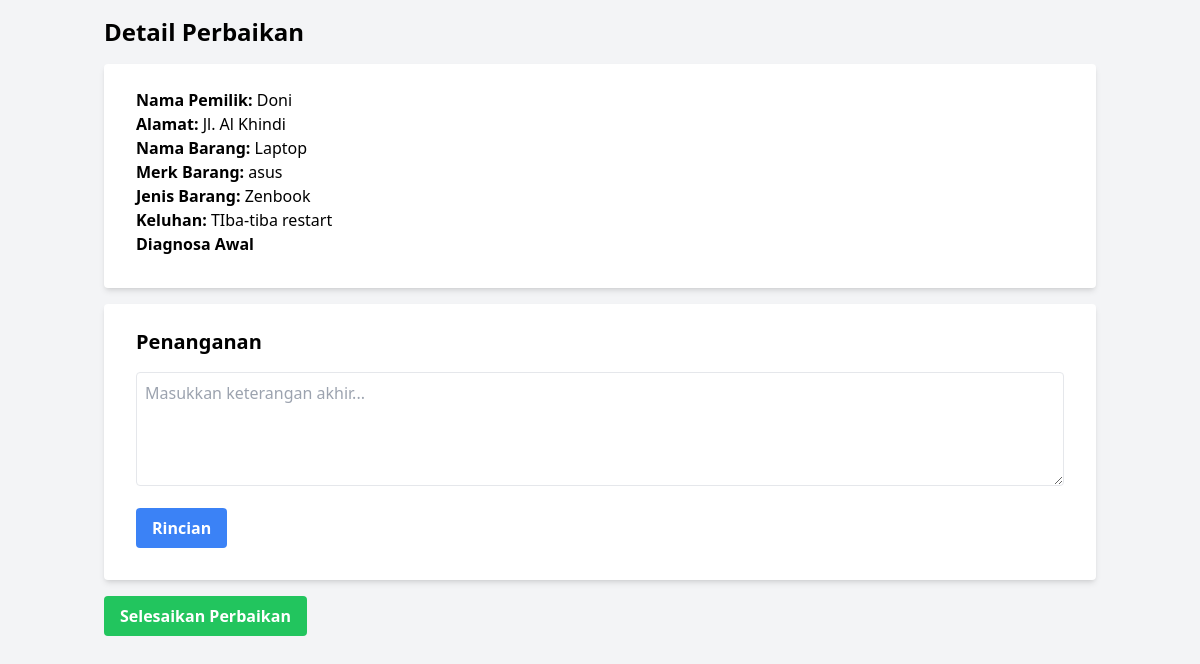
The page /html/detail.php?id=44 on the database as committed earlier.
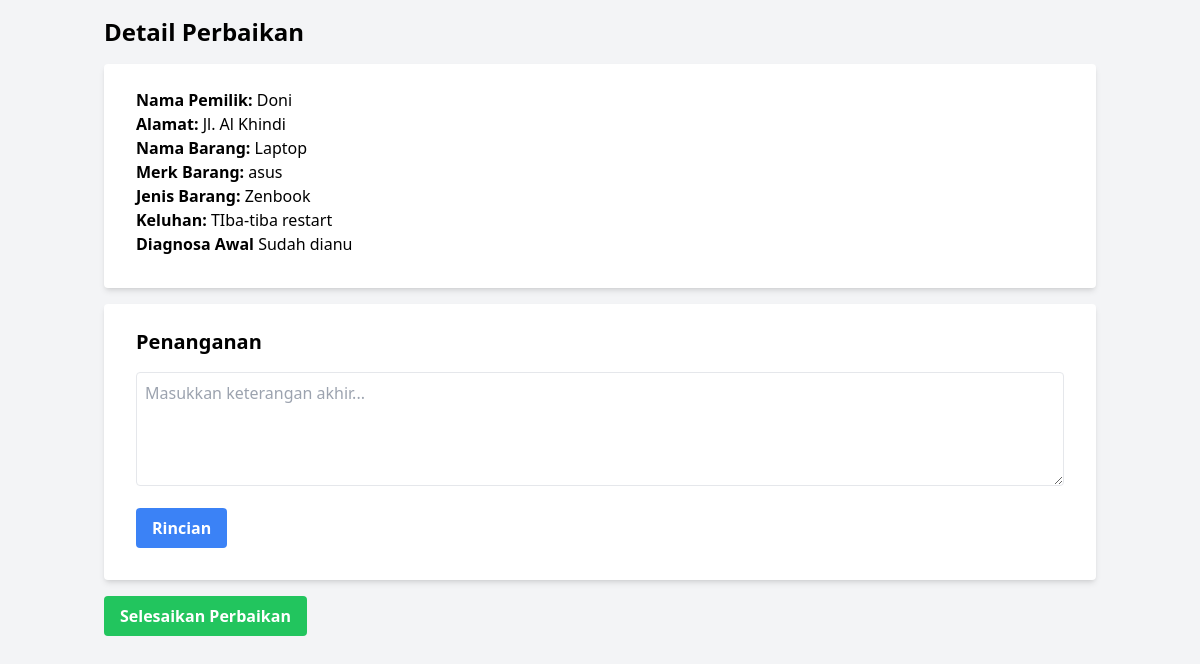
The same page on the database as committed later.
### tables this page shows
CREATE TABLE `barang` (
  `tanggal_input` datetime DEFAULT CURRENT_TIMESTAMP,
  `tanggal_selesai` datetime DEFAULT NULL,
  `nama_barang` varchar(100) NOT NULL,
  `jenis_barang` varchar(50) DEFAULT NULL,
  `merk_barang` varchar(50) DEFAULT NULL,
  `keluhan_barang` text,
  `id_pelanggan` int DEFAULT NULL,
  `status` enum('Belum Diperbaiki','Sedang Diperbaiki','Selesai Diperbaiki','') NOT NULL,
  `status_updated_at` timestamp NULL DEFAULT CURRENT_TIMESTAMP ON UPDATE CURRENT_TIMESTAMP,
  `ID_Service` int NOT NULL,
  `hubungi_kondisi` enum('Belum','Sudah') DEFAULT 'Belum',
  `hubungi_ambil` enum('Sudah','Belum') DEFAULT 'Belum',
  `diambil` enum('Sudah','Belum') DEFAULT 'Belum',
  `dibayar` enum('Sudah','Belum') DEFAULT 'Belum',
  `dikembalikan` enum('Sudah','Belum') NOT NULL DEFAULT 'Belum',
  `lunas` enum('Lunas','Belum') DEFAULT 'Belum'
);

CREATE TABLE `pelanggan` (
  `id_pelanggan` int NOT NULL,
  `nama` varchar(100) NOT NULL,
  `no_hp` varchar(20) NOT NULL,
  `alamat` varchar(20) NOT NULL
);

CREATE TABLE `detail_keluhan` (
  `id_keluhan` int NOT NULL,
  `keterangan_awal` text NOT NULL,
  `konfirmasi_keterangan` enum('Eksekusi','Jangan Dieksekusi') DEFAULT 'Jangan Dieksekusi',
  `keterangan_akhir` text NOT NULL,
  `id_user` int DEFAULT NULL,
  `kondisi` enum('bisa diperbaiki','tidak bisa diperbaiki') DEFAULT NULL,
  `ID_Service` int DEFAULT NULL
);

### html/detail.php (the view, shortened to what this page needs)
<?php
include "/laragon/www/FPPWEB/php/connect_db.php";
$serviceId = $_GET['id'];
$query = "SELECT b.*, p.nama AS nama_pemilik, p.alamat, p.no_hp, dk.keterangan_akhir, dk.keterangan_awal, dk.kondisi, u.nama AS nama_teknisi
          FROM barang b
          JOIN pelanggan p ON b.id_pelanggan = p.id_pelanggan
          LEFT JOIN detail_keluhan dk ON b.ID_Service = dk.ID_Service
          LEFT JOIN user u ON dk.id_user = u.id_user
          WHERE b.ID_Service = ?";
$stmt = mysqli_prepare($link, $query);
mysqli_stmt_bind_param($stmt, "i", $serviceId);
mysqli_stmt_execute($stmt);
$result = mysqli_stmt_get_result($stmt);
$data = mysqli_fetch_assoc($result);
?>
<!DOCTYPE html>
<html lang="en">
<head>
  <script src="https://cdn.tailwindcss.com"></script>
</head>
<body class="bg-gray-100">
  <div class="container mx-auto p-4">
    <h1 class="text-2xl font-bold mb-4">Detail Perbaikan</h1>
    <div class="bg-white shadow-md rounded px-8 pt-6 pb-8 mb-4">
      <p><strong>Nama Pemilik:</strong> <?php echo $data['nama_pemilik']; ?></p>
      <p><strong>Alamat:</strong> <?php echo $data['alamat']; ?></p>
      <p><strong>Nama Barang:</strong> <?php echo $data['nama_barang']; ?></p>
      <p><strong>Merk Barang:</strong> <?php echo $data['merk_barang']; ?></p>
      <p><strong>Jenis Barang:</strong> <?php echo $data['jenis_barang']; ?></p>
      <p><strong>Keluhan:</strong> <?php echo $data['keluhan_barang']; ?></p>
      <p><strong>Diagnosa Awal</strong> <?php echo $data['keterangan_awal']; ?></p>
    </div>
    <div class="bg-white shadow-md rounded px-8 pt-6 pb-8 mb-4">
      <h2 class="text-xl font-bold mb-4">Penanganan</h2>
      <textarea id="keteranganAkhir" class="w-full p-2 border rounded" rows="4" placeholder="Masukkan keterangan akhir..."></textarea>
      <button onclick="generateTable()" class="mt-4 bg-blue-500 hover:bg-blue-700 text-white font-bold py-2 px-4 rounded">
        Rincian
      </button>
    </div>
    <button onclick="selesaikanPerbaikan()" class="bg-green-500 hover:bg-green-700 text-white font-bold py-2 px-4 rounded">
      Selesaikan Perbaikan
    </button>
  </div>
</body>
</html>

Rows that differ between the two databases and show on the page:
changed barang "Laptop": detail_keluhan.keterangan_awal (not shown) → "Sudah dianu"
